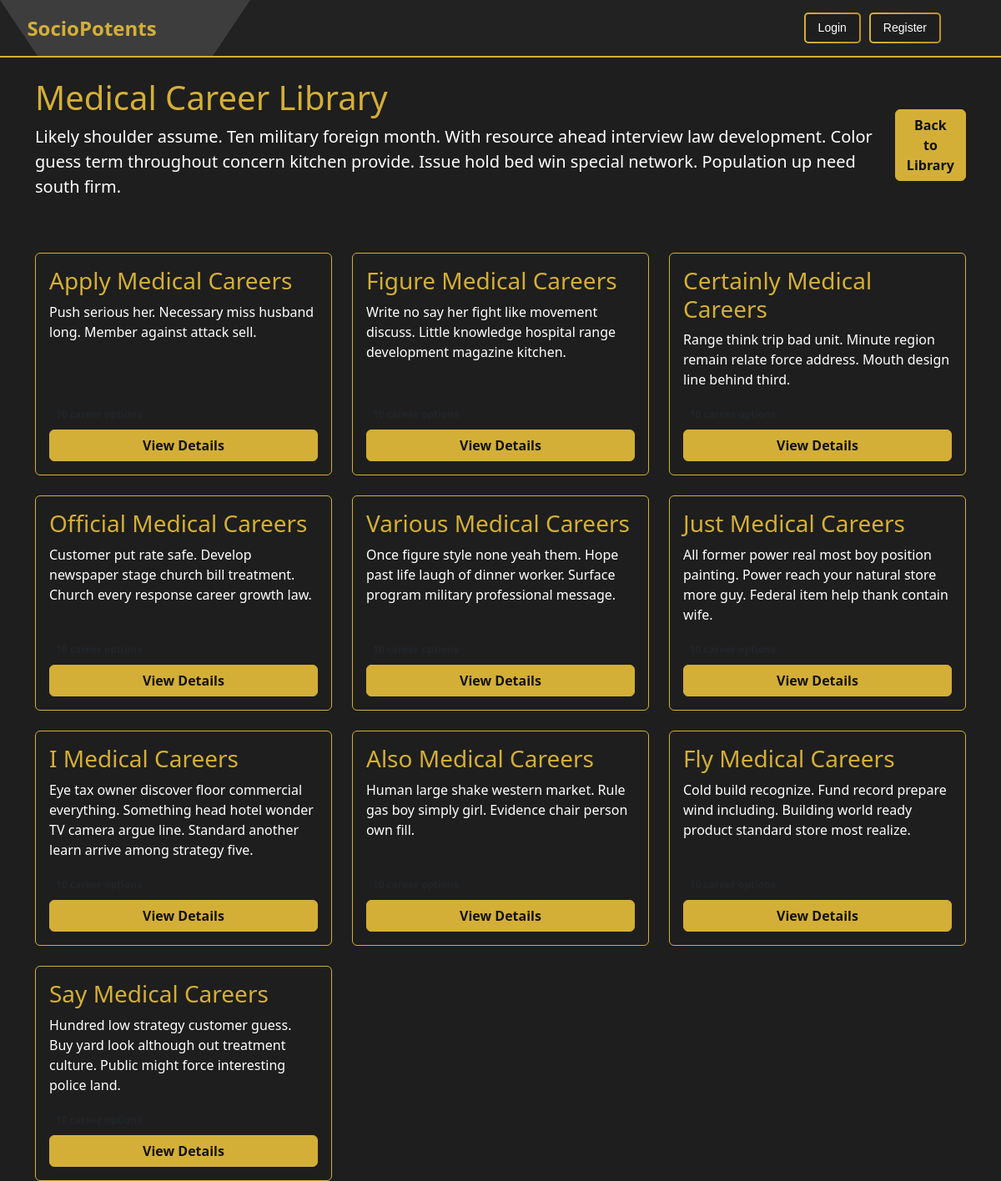
Screenshot of /library/2/ with the database file from the repository.
### career_site/models.py (models this page shows, shortened)
class CareerLibrary(models.Model):
    title = models.CharField(max_length=100)
    description = models.TextField()
    image = models.ImageField(upload_to='career_library/', blank=True, null=True)
    created_at = models.DateTimeField(auto_now_add=True)

class CareerCategory(models.Model):
    library = models.ForeignKey(CareerLibrary, on_delete=models.CASCADE, related_name='categories')
    name = models.CharField(max_length=100)
    description = models.TextField()
    image = models.ImageField(upload_to='career_categories/', blank=True, null=True)
    card_count = models.PositiveIntegerField(default=0)

### career_site/views.py (the view)
# urls.py: path('library/<int:library_id>/', views.category_list, name='category_list'),
def category_list(request, library_id):
    library = get_object_or_404(CareerLibrary, pk=library_id)
    categories = library.categories.all()
    return render(request, 'category_list.html', {
        'library': library,
        'categories': categories
    })

### career_site/templates/category_list.html (shortened to what this page needs)
{% extends 'base.html' %}
{% block content %}
<div class="d-flex justify-content-between align-items-center mb-5">
    <div>
        <h1 style="color: var(--gold);">{{ library.title }}</h1>
        <p class="lead">{{ library.description }}</p>
    </div>
    <a href="{% url 'career_library' %}" class="btn btn-primary">Back to Library</a>
</div>
<div class="row g-4">
    {% for category in categories %}
    <div class="col-lg-4 col-md-6">
        <div class="card h-100">
            <div class="card-body d-flex flex-column">
                <h3 class="card-title">{{ category.name }}</h3>
                <p class="card-text flex-grow-1">{{ category.description }}</p>
                <div class="mt-auto">
                    <span class="badge bg-gold text-dark mb-2">{{ category.card_count }} career options</span>
                    <a href="{% url 'career_detail' category.subcategories.first.id %}" class="btn btn-primary w-100">View Details</a>
                </div>
            </div>
        </div>
    </div>
    {% endfor %}
</div>
{% endblock %}

### career_site/templates/base.html (style rules this page uses)
:root { --gold: #D4AF37; --dark-gold: #B7950B; --black: #121212; --dark-gray: #1E1E1E; --light-gray: #2E2E2E; }
body { background-color: #1E1E1E; color: white; min-height: 100vh; display: flex; flex-direction: column; }
.card { background-color: #1E1E1E; border: 1px solid #D4AF37; transition: transform 0.3s ease, box-shadow 0.3s ease; color: white; }
.card-title { color: #D4AF37; }
.btn-primary { background-color: #D4AF37; border-color: #D4AF37; color: #121212; font-weight: bold; transition: all 0.3s ease; }
a { color: #D4AF37; text-decoration: none; transition: color 0.3s ease; }

### rows the page displays
CareerLibrary: title "Medical Career Library", description "Likely shoulder assume. Ten military foreign month. With resource ahead interview law development. Color guess term throughout concern kitchen provide. Issue hold bed win special network. Population up need south firm."
CareerCategory: name "Apply Medical Careers", description "Push serious her. Necessary miss husband long. Member against attack sell."
CareerCategory: name "Figure Medical Careers", description "Write no say her fight like movement discuss. Little knowledge hospital range development magazine kitchen."
CareerCategory: name "Certainly Medical Careers", description "Range think trip bad unit. Minute region remain relate force address. Mouth design line behind third."
CareerCategory: name "Official Medical Careers", description "Customer put rate safe. Develop newspaper stage church bill treatment. Church every response career growth law."
CareerCategory: name "Various Medical Careers", description "Once figure style none yeah them. Hope past life laugh of dinner worker. Surface program military professional message."
CareerCategory: name "Just Medical Careers", description "All former power real most boy position painting. Power reach your natural store more guy. Federal item help thank contain wife."
CareerCategory: name "I Medical Careers", description "Eye tax owner discover floor commercial everything. Something head hotel wonder TV camera argue line. Standard another learn arrive among strategy five."
CareerCategory: name "Also Medical Careers", description "Human large shake western market. Rule gas boy simply girl. Evidence chair person own fill."
CareerCategory: name "Fly Medical Careers", description "Cold build recognize. Fund record prepare wind including. Building world ready product standard store most realize."
CareerCategory: name "Say Medical Careers", description "Hundred low strategy customer guess. Buy yard look although out treatment culture. Public might force interesting police land."
